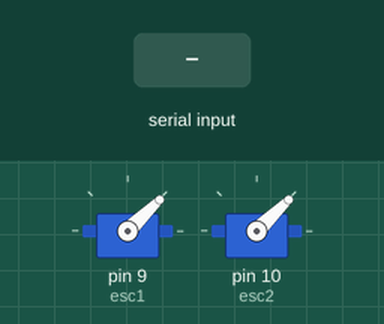
The sketch below on a simulated Arduino Uno, built with avr-gcc and run on an emulated ATmega328P. Parts: 2 × servo. The test bench sets the inputs (shaded band).

Above: at 4.2 s.
4.3 s: "<90,45,200>" received over Serial
At 5.5 s:
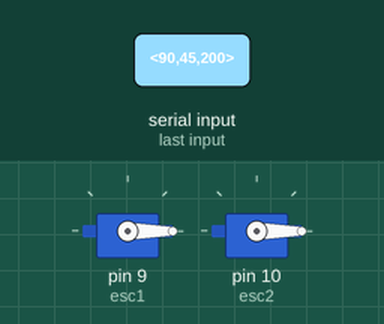
Timing chart, 0 to 7.3 s (numbered marks = the images above; inputs shaded):
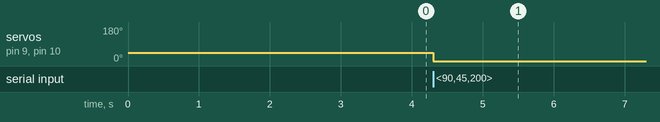

Measured:
- after the input at 4.3 s, servo on pin 9 (esc1), servo on pin 10 (esc2): 44° → 0° at once

The sketch:

Programme_train_TEST.ino
```cpp
/*  Programme du train
 * Processus:
 *    1) On active la poly-commande avec le switch (mise sous tension)
 *    2) L'écran LCD affiche un menu simple (nom projet, etc..)
 *    3) L'activation du train se fait lorsque le levier est enclenché:
 *    4) Génération du signal PPM de 1000uS
 *    5)
 */
// ==================================
//          Bibliothèques

//#include <Wire.h>
//#include "rgb_lcd.h"

#include <Servo.h> // Inclusion de la bibliothèque Servo : https://www.arduino.cc/en/Reference/Servo
// ==================================
//        Définition des objets

//rgb_lcd lcd; // Ibjet LCD

Servo esc1; // Défini un objet "esc1", correspond à une des deux turbines
Servo esc2; // Défini un objet "esc2", correspond à une des deux turbines
// ==================================
// Définition des variables globales

// ============= define =============
#define accelero
//============== int ================

//const int colorR = 0; // LCD rouge
//const int colorG = 0; // LCD vert
//const int colorB = 255; // LCD bleu

int activation; // 0 pour FAUX et 1 pour VRAI
int val_esc1, val_esc2; // Valeur de commande pour les esc [1000;2000]
const unsigned int escMIN = 1000;
const unsigned int escMAX = 2000;
//============= byte ===============
const byte numChars = 32; // Longueur maximale de la chaine de caractère
//============= char ===============
char receivedChars[numChars]; // Chaine du message reçu
char tempChars[numChars]; // Chaine temporaire pour stocker le message
//============= boolean ===============
boolean newData = false; // Variable booléenne pour savoir si un nouveau message est reçu


void setup() {
  //======= LCD =======
  //lcd.begin(16, 2);
  //lcd.setRGB(colorR, colorG, colorB);
  //lcd.print("Mini Projet");
  //delay(1000);
  //lcd.clear();

  Serial.begin(38400); // Vitesse de communication du Bluetooth

  esc1.attach(9); // Reli l'objet "esc1" à la pin n°9 (SEULS les pins 9 et 10 sont utilisables !!)
  esc1.writeMicroseconds(1000); // Initialise à 1000 us (correspond à aucune rotation du moteur)

  esc2.attach(10); // Reli l'objet "esc2" à la pin n°10 (SEULS les pins 9 et 10 sont utilisables !!)
  esc2.writeMicroseconds(1000); // Initialise à 1000 us (correspond à aucune rotation du moteur)

   delay(3000); // Permet de laisser aux ESC de se "synchroniser"
}

void loop() {
  recvWithStartEndMarkers();
  // Si la donnée envoyée est nouvelle
  if (newData == true) {
      strcpy(tempChars, receivedChars);
          // this temporary copy is necessary to protect the original data
          //   because strtok() used in parseData() replaces the commas with \0
      parseData();
      newData = false;
  }

  if(activation){
    esc1.writeMicroseconds(val_esc1);
    esc2.writeMicroseconds(val_esc2);
  }
  else{
    esc1.writeMicroseconds(escMIN);
    esc2.writeMicroseconds(escMIN);
  }
}

//=====================================================================
// Fonction de réception de données selon le protocole de communication
void recvWithStartEndMarkers() {
    static boolean recvInProgress = false;
    static byte ndx = 0;
    char startMarker = '<'; // Marque de début de chaine
    char endMarker = '>'; // Marque de fin de chaine
    char rc;

    while (Serial.available() > 0 && newData == false) {
        rc = Serial.read();
        // On a bien reçu '<' en début de chaine, on lance la réception
        if (recvInProgress == true) {
            if (rc != endMarker) { // Tant que la valeur lue n'est pas '>' (correspond à la fin de chaine)
                receivedChars[ndx] = rc; // On stocke la valeur dans le tableau
                ndx++;
                if (ndx >= numChars) {
                    ndx = numChars - 1;
                }
            }
            else {
                receivedChars[ndx] = '\0'; // terminate the string
                recvInProgress = false;
                ndx = 0;
                newData = true;
            }
        }
        // Si la donnée reçue commence par '<'
        else if (rc == startMarker) {
            recvInProgress = true;
        }
        //delay(50);
    }
}
//=====================================================
// Permet de séparer chaque donnée de la chaine envoyée
void parseData() {      // split the data into its parts

    char * strtokIndx; // this is used by strtok() as an index

    strtokIndx = strtok(tempChars,",");      // get the first part - the string
    activation = atoi(strtokIndx);

    strtokIndx = strtok(NULL, ","); // this continues where the previous call left off
    val_esc1 = atoi(strtokIndx);     // convert this part to an integer

    strtokIndx = strtok(NULL, ",");
    val_esc2 = atoi(strtokIndx);     // convert this part to a float
}
```
